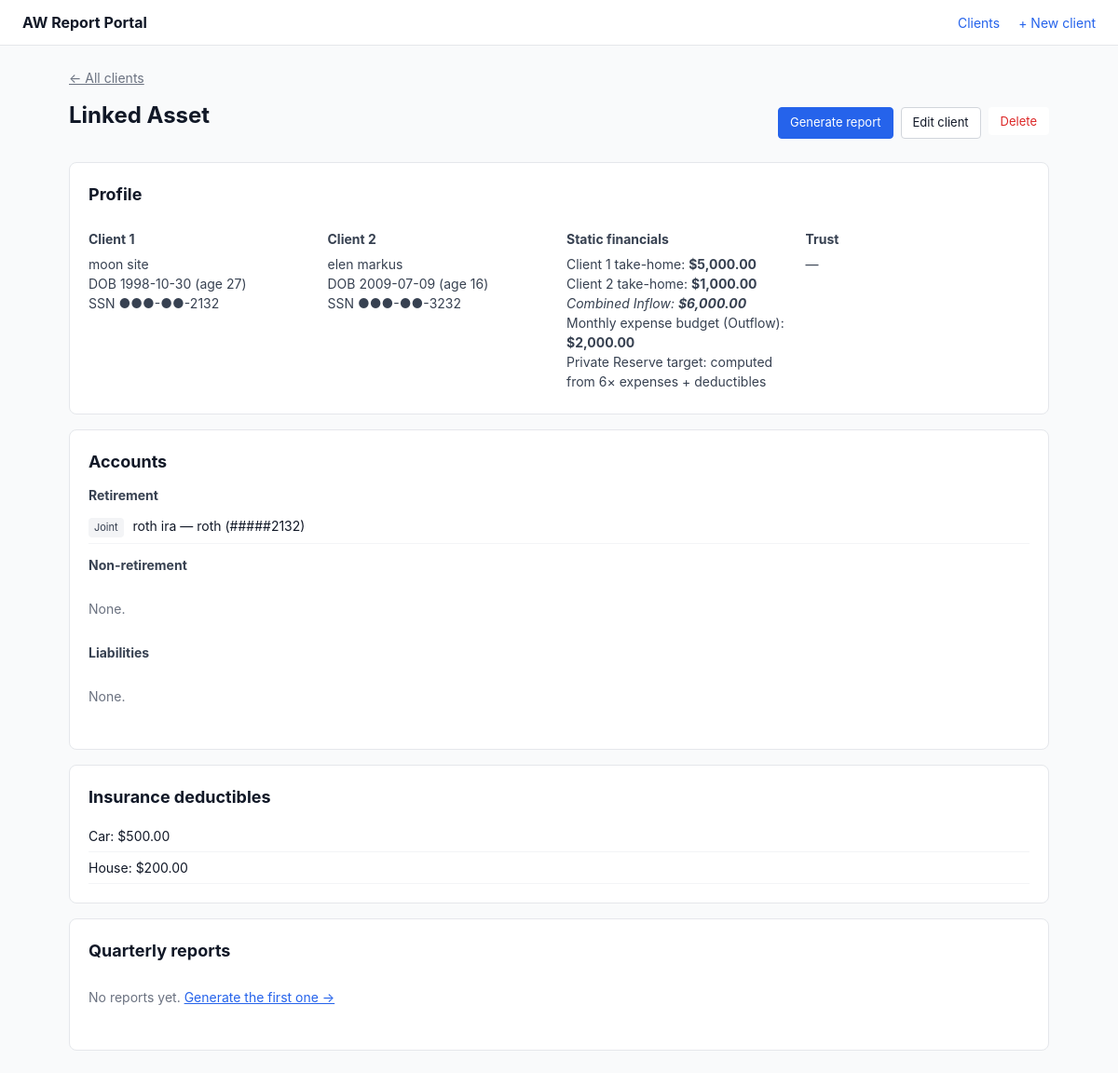
/clients/2, run on an earlier commit of the app's database.
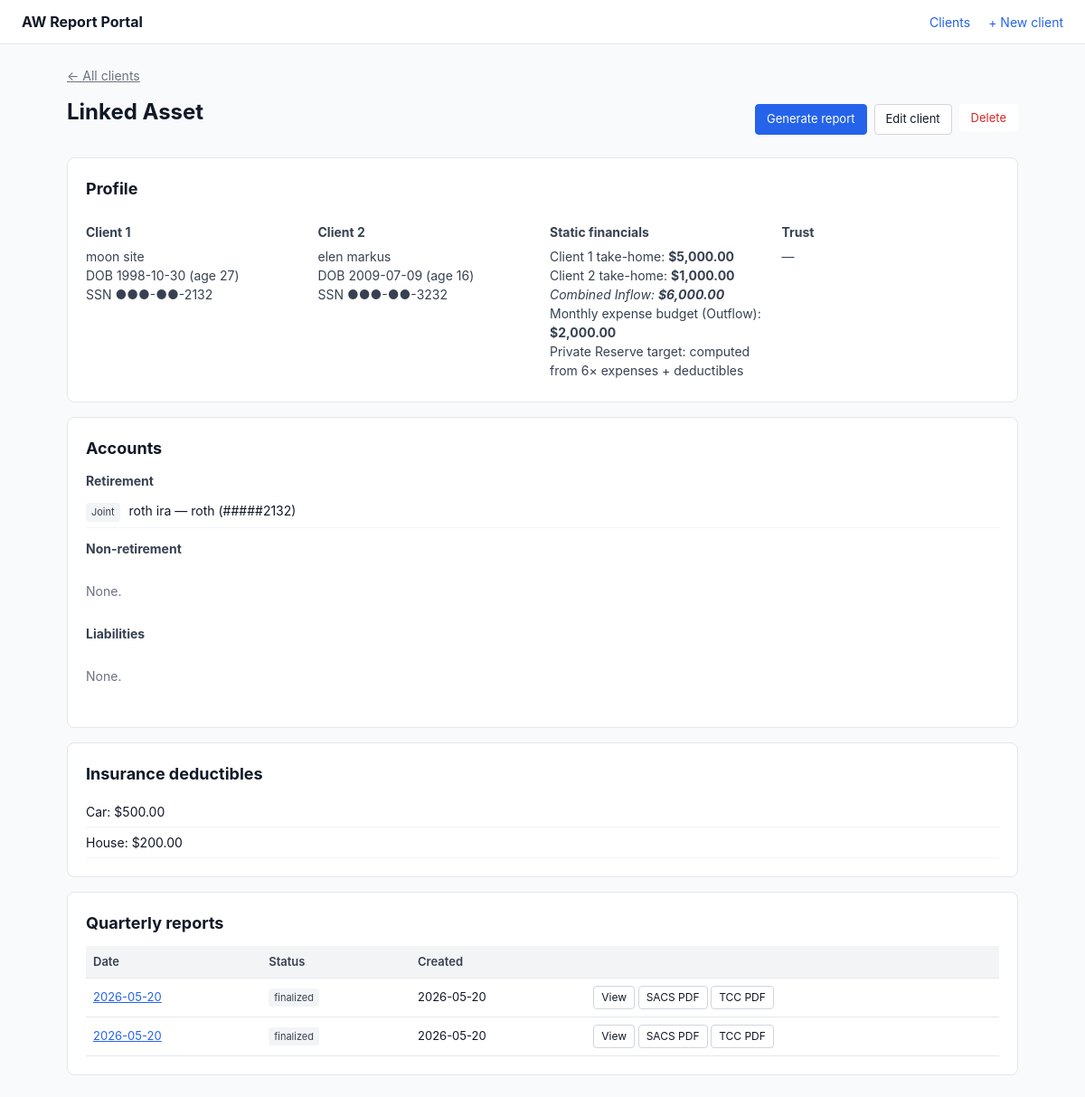
And on a later commit of the database.
### tables this page shows
CREATE TABLE clients (
    id INTEGER PRIMARY KEY AUTOINCREMENT,
    label TEXT NOT NULL,
    is_married INTEGER NOT NULL DEFAULT 0,

    client1_name TEXT NOT NULL,
    client1_dob TEXT NOT NULL,
    client1_ssn_last4 TEXT,

    client2_name TEXT,
    client2_dob TEXT,
    client2_ssn_last4 TEXT,

    monthly_salary REAL NOT NULL DEFAULT 0,
    client1_salary REAL NOT NULL DEFAULT 0,
    client2_salary REAL NOT NULL DEFAULT 0,
    monthly_expense_budget REAL NOT NULL DEFAULT 0,
    private_reserve_target_override REAL,

    trust_property_address TEXT,

    created_at TEXT DEFAULT CURRENT_TIMESTAMP,
    updated_at TEXT DEFAULT CURRENT_TIMESTAMP
);

CREATE TABLE accounts (
    id INTEGER PRIMARY KEY AUTOINCREMENT,
    client_id INTEGER NOT NULL,
    category TEXT NOT NULL CHECK (category IN ('retirement', 'non_retirement', 'liability')),
    owner TEXT NOT NULL CHECK (owner IN ('client1', 'client2', 'joint')),
    account_type TEXT NOT NULL,
    nickname TEXT,
    account_number_last4 TEXT,
    interest_rate REAL,
    institution TEXT,
    is_investment INTEGER NOT NULL DEFAULT 0,
    sort_order INTEGER NOT NULL DEFAULT 0,
    FOREIGN KEY (client_id) REFERENCES clients(id) ON DELETE CASCADE
);

CREATE TABLE insurance_deductibles (
    id INTEGER PRIMARY KEY AUTOINCREMENT,
    client_id INTEGER NOT NULL,
    label TEXT NOT NULL,
    amount REAL NOT NULL DEFAULT 0,
    FOREIGN KEY (client_id) REFERENCES clients(id) ON DELETE CASCADE
);

CREATE TABLE reports (
    id INTEGER PRIMARY KEY AUTOINCREMENT,
    client_id INTEGER NOT NULL,
    report_date TEXT NOT NULL,
    inflow_monthly REAL,
    outflow_monthly REAL,
    private_reserve_balance REAL,
    investment_account_balance REAL,
    trust_zillow_value REAL,
    status TEXT NOT NULL DEFAULT 'draft' CHECK (status IN ('draft', 'finalized')),
    created_at TEXT DEFAULT CURRENT_TIMESTAMP,
    finalized_at TEXT,
    FOREIGN KEY (client_id) REFERENCES clients(id) ON DELETE CASCADE
);

### app.py (the view)
    @app.route("/clients/<int:client_id>")
    def client_detail(client_id):
        client = get_client_or_404(client_id)
        accounts = get_accounts(client_id)
        deductibles = get_deductibles(client_id)
        reports = get_reports(client_id)
        return render_template(
            "client_detail.html",
            client=client,
            accounts=accounts,
            deductibles=deductibles,
            reports=reports,
            calc_age=calc_age,
        )

### app.py (called while the page is built)
def get_client_or_404(client_id: int):
    c = dbmod.query("SELECT * FROM clients WHERE id = ?", (client_id,), one=True)
    if not c:
        abort(404)
    return c

def get_accounts(client_id: int):
    return dbmod.query(
        "SELECT * FROM accounts WHERE client_id = ? ORDER BY category, owner, sort_order, id",
        (client_id,),
    )

def get_deductibles(client_id: int):
    return dbmod.query(
        "SELECT * FROM insurance_deductibles WHERE client_id = ? ORDER BY id",
        (client_id,),
    )

def get_reports(client_id: int):
    return dbmod.query(
        "SELECT * FROM reports WHERE client_id = ? ORDER BY report_date DESC, id DESC",
        (client_id,),
    )

### calculations.py (called while the page is built)
def calc_age(dob_iso: str, as_of_iso: str | None = None) -> int | None:
    from datetime import date
    if not dob_iso:
        return None
    try:
        dob = date.fromisoformat(dob_iso)
    except ValueError:
        return None
    today = date.fromisoformat(as_of_iso) if as_of_iso else date.today()
    return today.year - dob.year - ((today.month, today.day) < (dob.month, dob.day))

### db.py (called while the page is built)
def get_db():
    if "db" not in g:
        g.db = sqlite3.connect(current_app.config["DATABASE_PATH"])
        g.db.row_factory = sqlite3.Row
        g.db.execute("PRAGMA foreign_keys = ON")
    return g.db

def query(sql: str, args: tuple = (), one: bool = False):
    cur = get_db().execute(sql, args)
    rows = cur.fetchall()
    cur.close()
    return (rows[0] if rows else None) if one else rows

### templates/client_detail.html (shortened to what this page needs)
{% extends "base.html" %}
{% block content %}
<div class="breadcrumb"><a href="{{ url_for('index') }}">← All clients</a></div>
<div class="page-head">
  <h1>{{ client.label }}</h1>
  <div class="page-head-actions">
    <a class="btn primary" href="{{ url_for('report_new', client_id=client.id) }}">Generate report</a>
    <a class="btn" href="{{ url_for('client_edit', client_id=client.id) }}">Edit client</a>
    <form method="post" action="{{ url_for('client_delete', client_id=client.id) }}" style="display:inline"
          onsubmit="return confirm('Delete this client and all their reports?')">
      <button class="btn danger ghost" type="submit">Delete</button>
    </form>
  </div>
</div>
<section class="card">
  <h2>Profile</h2>
  <div class="profile-grid">
    <div>
      <h3>Client 1</h3>
      <p>{{ client.client1_name }}<br>
         DOB {{ client.client1_dob }} (age {{ calc_age(client.client1_dob) }})<br>
         SSN ●●●-●●-{{ client.client1_ssn_last4 or '____' }}</p>
    </div>
    {% if client.is_married %}
    <div>
      <h3>Client 2</h3>
      <p>{{ client.client2_name }}<br>
         DOB {{ client.client2_dob }} (age {{ calc_age(client.client2_dob) }})<br>
         SSN ●●●-●●-{{ client.client2_ssn_last4 or '____' }}</p>
    </div>
    {% endif %}
    <div>
      <h3>Static financials</h3>
      <p>Client 1 take-home: <strong>{{ client.client1_salary | usd }}</strong><br>
         {% if client.is_married %}Client 2 take-home: <strong>{{ client.client2_salary | usd }}</strong><br>{% endif %}
         <em>Combined Inflow: <strong>{{ client.monthly_salary | usd }}</strong></em><br>
         Monthly expense budget (Outflow): <strong>{{ client.monthly_expense_budget | usd }}</strong><br>
         Private Reserve target:
         {% if client.private_reserve_target_override %}<strong>{{ client.private_reserve_target_override | usd }}</strong> (override){% else %}
           computed from 6× expenses + deductibles
         {% endif %}
      </p>
    </div>
    <div>
      <h3>Trust</h3>
      <p>{{ client.trust_property_address or "—" }}</p>
    </div>
  </div>
</section>
<section class="card">
  <h2>Accounts</h2>
  {% set retirement = accounts | selectattr('category', 'equalto', 'retirement') | list %}
  {% set non_retirement = accounts | selectattr('category', 'equalto', 'non_retirement') | list %}
  {% set liabilities = accounts | selectattr('category', 'equalto', 'liability') | list %}
  <h3>Retirement</h3>
  {% if not retirement %}<p class="empty">None.</p>{% else %}
  <ul class="account-list">
    {% for a in retirement %}
      <li><span class="badge">{{ a.owner | replace('client','Client ') | title }}</span>
          {{ a.account_type }}{% if a.nickname %} — {{ a.nickname }}{% endif %}
          {% if a.account_number_last4 %} (#####{{ a.account_number_last4 }}){% endif %}</li>
    {% endfor %}
  </ul>
  {% endif %}
  <h3>Non-retirement</h3>
  {% if not non_retirement %}<p class="empty">None.</p>{% endif %}
  <h3>Liabilities</h3>
  {% if not liabilities %}<p class="empty">None.</p>{% endif %}
</section>
<section class="card">
  <h2>Insurance deductibles</h2>
  {% if not deductibles %}<p class="empty">None.</p>{% else %}
  <ul class="account-list">
    {% for d in deductibles %}<li>{{ d.label }}: {{ d.amount | usd }}</li>{% endfor %}
  </ul>
  {% endif %}
</section>
<section class="card">
  <h2>Quarterly reports</h2>
  {% if not reports %}<p class="empty">No reports yet. <a href="{{ url_for('report_new', client_id=client.id) }}">Generate the first one →</a></p>
  {% else %}
  <table class="data">
    <thead><tr><th>Date</th><th>Status</th><th>Created</th><th></th></tr></thead>
    <tbody>
      {% for r in reports %}
        <tr>
          <td><a href="{{ url_for('report_view', report_id=r.id) }}">{{ r.report_date }}</a></td>
          <td><span class="badge">{{ r.status }}</span></td>
          <td>{{ r.created_at[:10] if r.created_at else '' }}</td>
          <td>
            <a class="btn small" href="{{ url_for('report_view', report_id=r.id) }}">View</a>
            <a class="btn small" href="{{ url_for('report_pdf', report_id=r.id, kind='sacs') }}">SACS PDF</a>
            <a class="btn small" href="{{ url_for('report_pdf', report_id=r.id, kind='tcc') }}">TCC PDF</a>
          </td>
        </tr>
      {% endfor %}
    </tbody>
  </table>
  {% endif %}
</section>
{% endblock %}

### templates/base.html (shortened to what this page needs)
<!DOCTYPE html>
<html lang="en">
<head>
  <link rel="stylesheet" href="{{ url_for('static', filename='style.css') }}">
</head>
<body>
  <header>
    <a class="brand" href="{{ url_for('index') }}">AW Report Portal</a>
    <nav>
      <a href="{{ url_for('index') }}">Clients</a>
      <a href="{{ url_for('client_new') }}">+ New client</a>
    </nav>
  </header>
  <main>
    {% block content %}{% endblock %}
  </main>
</body>
</html>

### static/style.css (style rules this page uses)
:root { --blue: #2563eb; --blue-dark: #1d4ed8; --green: #16a34a; --red: #dc2626; --gray-50: #f9fafb; --gray-100: #f3f4f6; --gray-200: #e5e7eb; --gray-300: #d1d5db; --gray-500: #6b7280; --gray-700: #374151; --gray-900: #111827; }
* { box-sizing: border-box; }
body { margin: 0; font-family: -apple-system, system-ui, "Segoe UI", Roboto, sans-serif; color: var(--gray-900); background: var(--gray-50); font-size: 14px; line-height: 1.5; }
a { color: var(--blue); }
header { background: white; border-bottom: 1px solid var(--gray-200); padding: 12px 24px; display: flex; align-items: center; justify-content: space-between; }
.brand { font-weight: 700; font-size: 16px; color: var(--gray-900); text-decoration: none; }
nav a { margin-left: 16px; text-decoration: none; }
main { max-width: 1100px; margin: 24px auto; padding: 0 24px; }
.breadcrumb { margin-bottom: 12px; color: var(--gray-500); }
.breadcrumb a { color: var(--gray-500); }
h1 { font-size: 24px; margin: 0 0 16px; }
h2 { font-size: 18px; margin: 0 0 12px; }
h3 { font-size: 14px; margin: 12px 0 6px; color: var(--gray-700); }
.empty { color: var(--gray-500); padding: 12px 0; }
.page-head { display: flex; justify-content: space-between; align-items: center; margin-bottom: 16px; }
.page-head-actions { display: flex; gap: 8px; }
.card { background: white; border: 1px solid var(--gray-200); border-radius: 8px; padding: 20px; margin-bottom: 16px; }
.profile-grid { display: grid; grid-template-columns: repeat(auto-fit, minmax(220px, 1fr)); gap: 16px; }
.profile-grid p { margin: 4px 0; color: var(--gray-700); }
table.data, table.accounts, table.deductibles, table.balances { width: 100%; border-collapse: collapse; }
table.data th, table.data td, table.balances th, table.balances td, table.accounts th, table.accounts td, table.deductibles th, table.deductibles td { text-align: left; padding: 8px; border-bottom: 1px solid var(--gray-200); font-size: 13px; }
table.data th, table.balances th, table.accounts th, table.deductibles th { background: var(--gray-100); font-weight: 600; color: var(--gray-700); }
.account-list { list-style: none; padding: 0; margin: 0; }
.account-list li { padding: 6px 0; border-bottom: 1px solid var(--gray-100); }
.badge { display: inline-block; padding: 2px 6px; background: var(--gray-100); color: var(--gray-700); border-radius: 4px; font-size: 11px; margin-right: 6px; }
.btn { display: inline-block; padding: 6px 12px; border: 1px solid var(--gray-300); border-radius: 4px; background: white; color: var(--gray-900); text-decoration: none; cursor: pointer; font-size: 13px; font-family: inherit; }
.btn.primary { background: var(--blue); border-color: var(--blue); color: white; }
.btn.danger { color: var(--red); border-color: var(--red); }
.btn.danger.ghost { background: white; }
.btn.ghost { background: transparent; border-color: transparent; }
.btn.small { padding: 3px 8px; font-size: 12px; }

What changed in the data, as far as the page shows it:
added reports: report_date "2026-05-20", status "finalized", created_at "2026-05-20"
added reports: report_date "2026-05-20", status "finalized", created_at "2026-05-20"
Also different on the page:
text no longer shown: "No reports yet. Generate the first one →"
text now shown: "Date Status Created"
